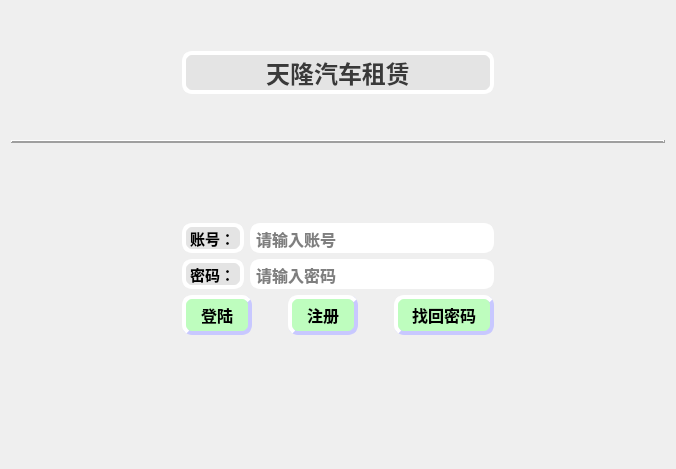
<?xml version="1.0" encoding="UTF-8"?>
<ui version="4.0">
 <class>LoginDialog</class>
 <widget class="QDialog" name="LoginDialog">
  <property name="geometry">
   <rect>
    <x>0</x>
    <y>0</y>
    <width>676</width>
    <height>469</height>
   </rect>
  </property>
  <property name="windowTitle">
   <string>天隆汽车租赁</string>
  </property>
  <property name="windowOpacity">
   <double>1.000000000000000</double>
  </property>
  <property name="styleSheet">
   <string notr="true">QPushButton{
	border-style:outset;
	background-color:rgba(190, 253, 190);
	border-width:4px;
	border-radius:10px;
	border-color:rgba(200,200,255,255);
	font:bold 16px;
	color:rgba(0,0,0,255);
	padding:4px;
}
QPushButton:pressed{
    border-style:inset;
}
QPushButton:hover{
    background-color:rgba(148, 221, 132);
    color:rgba(0,0,0,200);
}
#LoginDialog 
{border-image: url(:/images/loginBackground.jpg);}
QLineEdit
{
	border-style:outset;
	border-width:4px;
	border-radius:10px;
	border-color:rgba(255,255,255,255);
	font:bold 16px;
	color:rgba(0,0,0,255);
}
QLineEdit:focus
{
	border-style:outset;
	border-width:4px;
	border-radius:10px;
	border-color:rgba(0, 204, 255);
	font:bold 16px;
	color:rgba(0,0,0,255);
}
</string>
  </property>
  <layout class="QGridLayout" name="gridLayout">
   <item row="0" column="1">
    <layout class="QVBoxLayout" name="verticalLayout_6">
     <item>
      <spacer name="verticalSpacer_6">
       <property name="orientation">
        <enum>Qt::Vertical</enum>
       </property>
       <property name="sizeHint" stdset="0">
        <size>
         <width>20</width>
         <height>40</height>
        </size>
       </property>
      </spacer>
     </item>
     <item>
      <widget class="QLabel" name="labelTitle">
       <property name="font">
        <font>
         <pointsize>-1</pointsize>
         <weight>75</weight>
         <italic>false</italic>
         <bold>true</bold>
        </font>
       </property>
       <property name="styleSheet">
        <string notr="true">QLabel{
border-style:outset;
	background-color:rgba(225, 225, 225, 200);
	border-width:4px;
	border-radius:10px;
	border-color:rgba(255,255,255,255);
	font:bold 16px;
	color:rgba(0,0,0,255);
}</string>
       </property>
       <property name="frameShape">
        <enum>QFrame::WinPanel</enum>
       </property>
       <property name="frameShadow">
        <enum>QFrame::Raised</enum>
       </property>
       <property name="lineWidth">
        <number>2</number>
       </property>
       <property name="midLineWidth">
        <number>2</number>
       </property>
       <property name="text">
        <string>&lt;html&gt;&lt;head/&gt;&lt;body&gt;&lt;p&gt;&lt;span style=&quot; font-size:18pt; color:#393939;&quot;&gt;天隆汽车租赁&lt;/span&gt;&lt;/p&gt;&lt;/body&gt;&lt;/html&gt;</string>
       </property>
       <property name="textFormat">
        <enum>Qt::RichText</enum>
       </property>
       <property name="alignment">
        <set>Qt::AlignCenter</set>
       </property>
      </widget>
     </item>
     <item>
      <spacer name="verticalSpacer_7">
       <property name="orientation">
        <enum>Qt::Vertical</enum>
       </property>
       <property name="sizeHint" stdset="0">
        <size>
         <width>20</width>
         <height>40</height>
        </size>
       </property>
      </spacer>
     </item>
    </layout>
   </item>
   <item row="1" column="0" colspan="3">
    <widget class="Line" name="line">
     <property name="frameShadow">
      <enum>QFrame::Raised</enum>
     </property>
     <property name="lineWidth">
      <number>2</number>
     </property>
     <property name="orientation">
      <enum>Qt::Horizontal</enum>
     </property>
    </widget>
   </item>
   <item row="2" column="1">
    <spacer name="verticalSpacer_8">
     <property name="orientation">
      <enum>Qt::Vertical</enum>
     </property>
     <property name="sizeHint" stdset="0">
      <size>
       <width>17</width>
       <height>18</height>
      </size>
     </property>
    </spacer>
   </item>
   <item row="3" column="0">
    <spacer name="horizontalSpacer_8">
     <property name="orientation">
      <enum>Qt::Horizontal</enum>
     </property>
     <property name="sizeHint" stdset="0">
      <size>
       <width>185</width>
       <height>20</height>
      </size>
     </property>
    </spacer>
   </item>
   <item row="3" column="1">
    <layout class="QVBoxLayout" name="verticalLayout_5">
     <item>
      <layout class="QHBoxLayout" name="horizontalLayout_7">
       <item>
        <widget class="QLabel" name="labelUser">
         <property name="minimumSize">
          <size>
           <width>40</width>
           <height>30</height>
          </size>
         </property>
         <property name="font">
          <font>
           <pointsize>-1</pointsize>
           <weight>75</weight>
           <italic>false</italic>
           <bold>true</bold>
          </font>
         </property>
         <property name="styleSheet">
          <string notr="true">QLabel{
border-style:outset;
	background-color:rgba(225, 225, 225, 200);
	border-width:4px;
	border-radius:10px;
	border-color:rgba(255,255,255,255);
	font:bold 16px;
	color:rgba(0,0,0,255);
}</string>
         </property>
         <property name="text">
          <string>&lt;html&gt;&lt;head/&gt;&lt;body&gt;&lt;p&gt;&lt;span style=&quot; font-size:11pt; font-weight:600; color:#000000;&quot;&gt;账号：&lt;/span&gt;&lt;/p&gt;&lt;/body&gt;&lt;/html&gt;</string>
         </property>
         <property name="wordWrap">
          <bool>false</bool>
         </property>
         <property name="margin">
          <number>2</number>
         </property>
        </widget>
       </item>
       <item>
        <widget class="QLineEdit" name="lineEditUser">
         <property name="minimumSize">
          <size>
           <width>0</width>
           <height>30</height>
          </size>
         </property>
         <property name="text">
          <string/>
         </property>
         <property name="echoMode">
          <enum>QLineEdit::Normal</enum>
         </property>
         <property name="placeholderText">
          <string>请输入账号</string>
         </property>
        </widget>
       </item>
      </layout>
     </item>
     <item>
      <layout class="QHBoxLayout" name="horizontalLayout_8">
       <item>
        <widget class="QLabel" name="labelPassword">
         <property name="minimumSize">
          <size>
           <width>40</width>
           <height>30</height>
          </size>
         </property>
         <property name="font">
          <font>
           <pointsize>-1</pointsize>
           <weight>75</weight>
           <italic>false</italic>
           <bold>true</bold>
          </font>
         </property>
         <property name="styleSheet">
          <string notr="true">QLabel{
border-style:outset;
	background-color:rgba(225, 225, 225, 200);
	border-width:4px;
	border-radius:10px;
	border-color:rgba(255,255,255,255);
	font:bold 16px;
	color:rgba(0,0,0,255);
}</string>
         </property>
         <property name="text">
          <string>&lt;html&gt;&lt;head/&gt;&lt;body&gt;&lt;p&gt;&lt;span style=&quot; font-size:11pt; font-weight:600; color:#000000;&quot;&gt;密码：&lt;/span&gt;&lt;/p&gt;&lt;/body&gt;&lt;/html&gt;</string>
         </property>
         <property name="margin">
          <number>2</number>
         </property>
        </widget>
       </item>
       <item>
        <widget class="QLineEdit" name="lineEditPassword">
         <property name="minimumSize">
          <size>
           <width>0</width>
           <height>30</height>
          </size>
         </property>
         <property name="echoMode">
          <enum>QLineEdit::Password</enum>
         </property>
         <property name="placeholderText">
          <string>请输入密码</string>
         </property>
        </widget>
       </item>
      </layout>
     </item>
     <item>
      <layout class="QHBoxLayout" name="horizontalLayout_9">
       <item>
        <widget class="QPushButton" name="pushBtnLogin">
         <property name="minimumSize">
          <size>
           <width>70</width>
           <height>30</height>
          </size>
         </property>
         <property name="cursor">
          <cursorShape>PointingHandCursor</cursorShape>
         </property>
         <property name="styleSheet">
          <string notr="true"/>
         </property>
         <property name="text">
          <string>登陆</string>
         </property>
        </widget>
       </item>
       <item>
        <spacer name="horizontalSpacer_6">
         <property name="orientation">
          <enum>Qt::Horizontal</enum>
         </property>
         <property name="sizeHint" stdset="0">
          <size>
           <width>40</width>
           <height>20</height>
          </size>
         </property>
        </spacer>
       </item>
       <item>
        <widget class="QPushButton" name="pushBtnRegist">
         <property name="minimumSize">
          <size>
           <width>70</width>
           <height>30</height>
          </size>
         </property>
         <property name="cursor">
          <cursorShape>PointingHandCursor</cursorShape>
         </property>
         <property name="text">
          <string>注册</string>
         </property>
        </widget>
       </item>
       <item>
        <spacer name="horizontalSpacer_2">
         <property name="orientation">
          <enum>Qt::Horizontal</enum>
         </property>
         <property name="sizeHint" stdset="0">
          <size>
           <width>40</width>
           <height>20</height>
          </size>
         </property>
        </spacer>
       </item>
       <item>
        <widget class="QPushButton" name="pushBtnFindPwd">
         <property name="minimumSize">
          <size>
           <width>100</width>
           <height>30</height>
          </size>
         </property>
         <property name="cursor">
          <cursorShape>PointingHandCursor</cursorShape>
         </property>
         <property name="text">
          <string>找回密码</string>
         </property>
        </widget>
       </item>
      </layout>
     </item>
    </layout>
   </item>
   <item row="3" column="2">
    <spacer name="horizontalSpacer_9">
     <property name="orientation">
      <enum>Qt::Horizontal</enum>
     </property>
     <property name="sizeHint" stdset="0">
      <size>
       <width>185</width>
       <height>20</height>
      </size>
     </property>
    </spacer>
   </item>
   <item row="4" column="1">
    <spacer name="verticalSpacer_2">
     <property name="orientation">
      <enum>Qt::Vertical</enum>
     </property>
     <property name="sizeHint" stdset="0">
      <size>
       <width>20</width>
       <height>123</height>
      </size>
     </property>
    </spacer>
   </item>
  </layout>
 </widget>
 <resources/>
 <connections/>
</ui>
